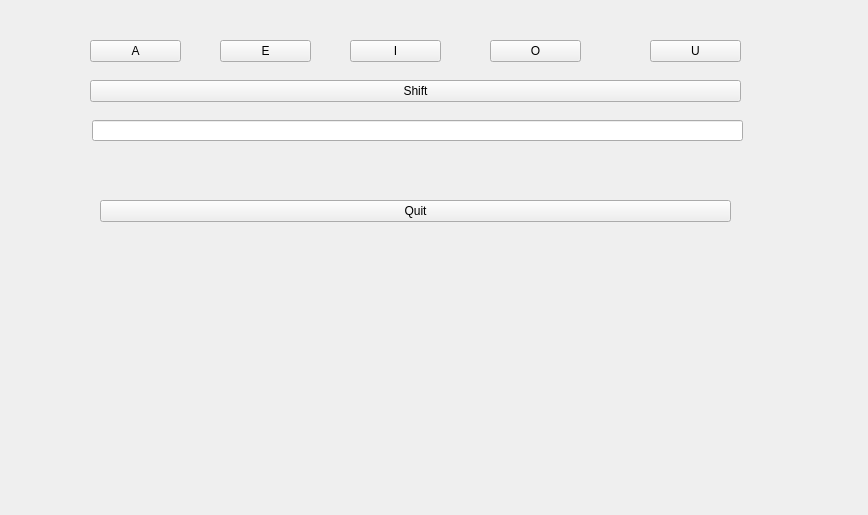
<?xml version="1.0" encoding="UTF-8"?>
<ui version="4.0">
 <class>Form</class>
 <widget class="QWidget" name="Form">
  <property name="geometry">
   <rect>
    <x>0</x>
    <y>0</y>
    <width>868</width>
    <height>515</height>
   </rect>
  </property>
  <property name="windowTitle">
   <string>Form</string>
  </property>
  <widget class="QPushButton" name="pushButton">
   <property name="geometry">
    <rect>
     <x>90</x>
     <y>40</y>
     <width>91</width>
     <height>22</height>
    </rect>
   </property>
   <property name="text">
    <string>A</string>
   </property>
  </widget>
  <widget class="QPushButton" name="pushButton_2">
   <property name="geometry">
    <rect>
     <x>220</x>
     <y>40</y>
     <width>91</width>
     <height>22</height>
    </rect>
   </property>
   <property name="text">
    <string>E</string>
   </property>
  </widget>
  <widget class="QPushButton" name="pushButton_3">
   <property name="geometry">
    <rect>
     <x>350</x>
     <y>40</y>
     <width>91</width>
     <height>22</height>
    </rect>
   </property>
   <property name="text">
    <string>I</string>
   </property>
  </widget>
  <widget class="QPushButton" name="pushButton_4">
   <property name="geometry">
    <rect>
     <x>490</x>
     <y>40</y>
     <width>91</width>
     <height>22</height>
    </rect>
   </property>
   <property name="text">
    <string>O</string>
   </property>
  </widget>
  <widget class="QPushButton" name="pushButton_5">
   <property name="geometry">
    <rect>
     <x>650</x>
     <y>40</y>
     <width>91</width>
     <height>22</height>
    </rect>
   </property>
   <property name="text">
    <string>U</string>
   </property>
  </widget>
  <widget class="QPushButton" name="pushButton_6">
   <property name="geometry">
    <rect>
     <x>90</x>
     <y>80</y>
     <width>651</width>
     <height>22</height>
    </rect>
   </property>
   <property name="text">
    <string>Shift</string>
   </property>
  </widget>
  <widget class="MyLineEdit" name="lineEdit">
   <property name="geometry">
    <rect>
     <x>92</x>
     <y>120</y>
     <width>651</width>
     <height>21</height>
    </rect>
   </property>
  </widget>
  <widget class="QPushButton" name="pushButton_7">
   <property name="geometry">
    <rect>
     <x>100</x>
     <y>200</y>
     <width>631</width>
     <height>22</height>
    </rect>
   </property>
   <property name="text">
    <string>Quit</string>
   </property>
  </widget>
 </widget>
 <customwidgets>
  <customwidget>
   <class>MyLineEdit</class>
   <extends>QLineEdit</extends>
   <header location="global">MyLineEdit.h</header>
   <slots>
    <slot>clicaShift()</slot>
    <slot>clicaA()</slot>
    <slot>clicaE()</slot>
    <slot>clicaI()</slot>
    <slot>clicaO()</slot>
    <slot>clicaU()</slot>
   </slots>
  </customwidget>
 </customwidgets>
 <resources/>
 <connections>
  <connection>
   <sender>pushButton_6</sender>
   <signal>clicked()</signal>
   <receiver>lineEdit</receiver>
   <slot>clicaShift()</slot>
   <hints>
    <hint type="sourcelabel">
     <x>425</x>
     <y>95</y>
    </hint>
    <hint type="destinationlabel">
     <x>424</x>
     <y>131</y>
    </hint>
   </hints>
  </connection>
  <connection>
   <sender>pushButton</sender>
   <signal>clicked()</signal>
   <receiver>lineEdit</receiver>
   <slot>clicaA()</slot>
   <hints>
    <hint type="sourcelabel">
     <x>141</x>
     <y>54</y>
    </hint>
    <hint type="destinationlabel">
     <x>134</x>
     <y>126</y>
    </hint>
   </hints>
  </connection>
  <connection>
   <sender>pushButton_2</sender>
   <signal>clicked()</signal>
   <receiver>lineEdit</receiver>
   <slot>clicaE()</slot>
   <hints>
    <hint type="sourcelabel">
     <x>281</x>
     <y>57</y>
    </hint>
    <hint type="destinationlabel">
     <x>262</x>
     <y>124</y>
    </hint>
   </hints>
  </connection>
  <connection>
   <sender>pushButton_3</sender>
   <signal>clicked()</signal>
   <receiver>lineEdit</receiver>
   <slot>clicaI()</slot>
   <hints>
    <hint type="sourcelabel">
     <x>387</x>
     <y>52</y>
    </hint>
    <hint type="destinationlabel">
     <x>386</x>
     <y>120</y>
    </hint>
   </hints>
  </connection>
  <connection>
   <sender>pushButton_4</sender>
   <signal>clicked()</signal>
   <receiver>lineEdit</receiver>
   <slot>clicaO()</slot>
   <hints>
    <hint type="sourcelabel">
     <x>535</x>
     <y>47</y>
    </hint>
    <hint type="destinationlabel">
     <x>538</x>
     <y>130</y>
    </hint>
   </hints>
  </connection>
  <connection>
   <sender>pushButton_5</sender>
   <signal>clicked()</signal>
   <receiver>lineEdit</receiver>
   <slot>clicaU()</slot>
   <hints>
    <hint type="sourcelabel">
     <x>688</x>
     <y>50</y>
    </hint>
    <hint type="destinationlabel">
     <x>701</x>
     <y>134</y>
    </hint>
   </hints>
  </connection>
  <connection>
   <sender>pushButton_7</sender>
   <signal>clicked()</signal>
   <receiver>Form</receiver>
   <slot>close()</slot>
   <hints>
    <hint type="sourcelabel">
     <x>473</x>
     <y>209</y>
    </hint>
    <hint type="destinationlabel">
     <x>491</x>
     <y>332</y>
    </hint>
   </hints>
  </connection>
 </connections>
</ui>
